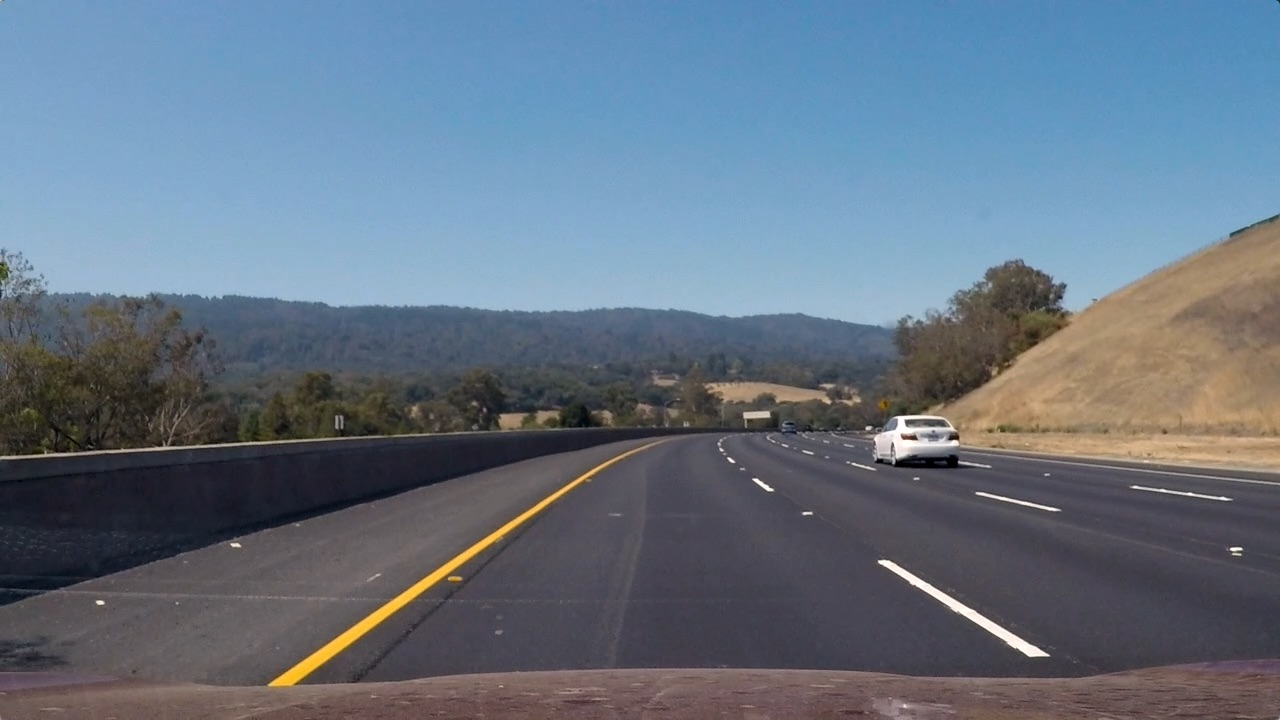
#> input picture test_images/test3.jpg, 1280 x 720 px, found by its file name
$ python identify_lines.py   (older library calls are emulated)
#> lines starting #> are read from the running program, lines starting #| are printed output that depends on the picture; after the words box and inside, x2 and y2 are one past the last pixel; in counts of white or black regions, pixels touching at a corner belong together; long printed decimals are rounded
#> further down, binary_warped is the input picture: shape (720, 1280, 3); mean R, G, B 101.1, 115.3, 130.7
### src/calibration.py
import numpy as np
import cv2
import glob
import matplotlib.pyplot as plt
import matplotlib.image as mpimg
import pickle
import os.path

from param import CHESSBOARD_SHAPE

class CalibrateCamera():
    def __init__(self, path, chessboard_shape):
#> called with path = '..\\camera_cal\\', chessboard_shape = (9, 6)
        self._nx = chessboard_shape[0]
        self._ny = chessboard_shape[1]

        self._path = path

        data_path = path + 'wide_dist_pickle.p'
        if os.path.exists(data_path):
            print('Loading previous data')
            f = open(data_path,"rb")
#> (reads camera_cal/wide_dist_pickle.p from the repository)
            calibration_data = pickle.load(f)
            f.close()
        else:
            print('Computing calibration')
            calibration_data = self._calibrate()
            f = open(data_path, "wb")
            pickle.dump(calibration_data, f)
            f.close()
            print('Calibration done')

        self._mtx = calibration_data["mtx"]
        self._dist = calibration_data["dist"]

    def undistort(self, img):
        return cv2.undistort(img, self._mtx, self._dist, None, self._mtx)

    # [34 lines left out: function _calibrate, not called in this run]

# [20 lines that do not run on import are left out]
#     plt.show()

### src/threshold.py
import numpy as np
import cv2
import matplotlib.pyplot as plt
import matplotlib.image as mpimg


class Thresholds():
    def __init__(self,img):
        self._img = img

    def _abs_sobel_thresh(self, img, orient='x', sobel_kernel=3, thresh=(0, 255)):
        # Calculate directional gradient
        # Apply the following steps to img
        # 1) Convert to grayscale
#> called with orient = 'x', sobel_kernel = 3, thresh = (20, 100)
        gray = cv2.cvtColor(img, cv2.COLOR_RGB2GRAY)
        # 2) Take the derivative in x or y given orient = 'x' or 'y'
        if orient == 'x':
            sobel = cv2.Sobel(gray, cv2.CV_64F, 1, 0)
        else:
            sobel = cv2.Sobel(gray, cv2.CV_64F, 0, 1)
        # 3) Take the absolute value of the derivative or gradient
        abs_sobel = np.absolute(sobel)
        # 4) Scale to 8-bit (0 - 255) then convert to type = np.uint8
        scaled_sobel = np.uint8(255*abs_sobel/np.max(abs_sobel))
        # 5) Create a mask of 1's where the scaled gradient magnitude
                # is > thresh_min and < thresh_max
        sxbinary = np.zeros_like(scaled_sobel)
        sxbinary[(scaled_sobel >= thresh[0]) & (scaled_sobel <= thresh[1])] = 1
        # 6) Return this mask as your binary_output image
        #binary_output = np.copy(img) # Remove this line
        grad_binary = sxbinary
        return grad_binary

    # [36 lines left out: functions _mag_thresh, _dir_threshold, not called in this run]

    # This function thresholds the S-channel of HLS
    # Use exclusive lower bound (>) and inclusive upper (<=)
    def _hls_select(self,img, thresh=(0, 255)):
        # 1) Convert to HLS color space
        hls = cv2.cvtColor(img, cv2.COLOR_RGB2HLS)
        # 2) Apply a threshold to the S channel
        S = hls[:,:,2]
        binary_output = np.zeros_like(S)
        binary_output[(S > thresh[0]) & (S <= thresh[1])] = 1
        # 3) Return a binary image of threshold result
        #binary_output = np.copy(img) # placeholder line
        return binary_output

    # Edit this function to create your own pipeline.
    def pipeline(self, s_thresh=(170, 255), sx_thresh=(20, 100)):
        # Sobel x
        sxbinary = self._abs_sobel_thresh(self._img, 'x', 3, sx_thresh)
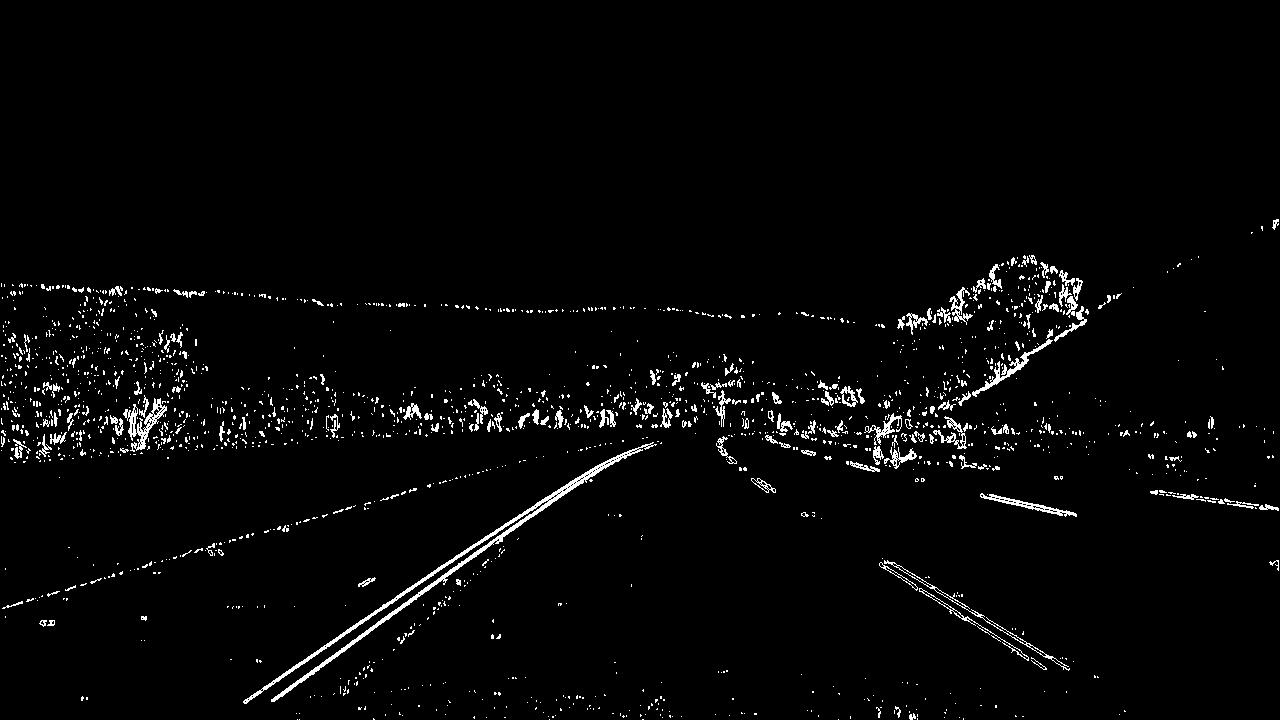
#> sxbinary: shape (720, 1280); values 0 (black) and 1 (white), 2.5% white in thin lines or dots, all inside (x1, y1, x2, y2) = (1, 219, 1279, 720)
        # Threshold color channel
        s_binary = self._hls_select(self._img, s_thresh)
        # Stack each channel
        color_binary = np.dstack(( np.zeros_like(sxbinary), sxbinary, s_binary)) * 255
        # Combine thresholds
        combined = np.zeros_like(sxbinary)
        combined[((s_binary == 1) | (sxbinary == 1))] = 1
        #combined[((s_binary == 1) & (sxbinary == 1)) | ((mag_binary == 1) & (dir_binary == 1))] = 1
        return combined

# [17 lines that do not run on import are left out]

### src/transform.py
import cv2
import numpy as np
import matplotlib.image as mpimg

class PerspectiveTransform():
    # Four source coordinates
    src = np.float32(
        [[700, 460],
        [1055, 685],
        [254, 685],
        [582, 460]])
    # Four desired coordinates
    dst = np.float32(
        [[1040, 0],
        [1040, 685],
        [250, 685],
        [250, 0]])
    color = (0, 255, 0)
    thickness = 9
    def __init__(self):
        # Compute the perspective Transform
        self.warp_matrix = cv2.getPerspectiveTransform(self.src, self.dst)
        # Compute the inverse by swapping the input parameter
        self.unwarp_matrix = cv2.getPerspectiveTransform(self.dst, self.src)
    # [5 lines left out: function draw_lines, not called in this run]

    def warp(self, img):
        img_size = img.shape[1], img.shape[0]
        # Compute warped image
        warped = cv2.warpPerspective(img, self.warp_matrix, img_size, flags=cv2.INTER_LINEAR)
        return warped

    # [5 lines left out: function unwarp, not called in this run]

# [31 lines that do not run on import are left out]

### src/line.py
import numpy as np
from builtins import TypeError
import matplotlib.pyplot as plt
import cv2
from collections import deque

# Define a class to receive the characteristics of each line detection
class Line():
    # Define conversions in x and y from pixels space to meters
    ym_per_pix = 30/720 # meters per pixel in y dimension
    xm_per_pix = 3.7/700 # meters per pixel in x dimension

    MAX_NUM_FITS = 15

    PREV_FILTER = 0.95
    NEXT_FILTER = 0.05

    def __init__(self):
        # was the line detected in the last iteration?
        self.detected = False
        # x values of the last n fits of the line
        self.recent_xfitted = []
        #average x values of the fitted line over the last n iterations
        self.bestx = None
        #polynomial coefficients averaged over the last n iterations
        self.best_fit = None
        #polynomial coefficients for the most recent fit
        self.current_fit = [np.array([False])]
        # polynomial coefficients for the last coefficients
        self.all_fits = deque()
        #radius of curvature of the line in some units
        self.radius_of_curvature = None
        #filtered radius of curvature of the line in some units
        self.filt_radius_of_curvature = None
        #distance in meters of vehicle center from the line
        self.x_val_bottom_m = None
        #difference in fit coefficients between last and new fits
        self.diffs = np.array([0,0,0], dtype='float')
        #x values for detected line pixels
        self.allx = None
        #y values for detected line pixels
        self.ally = None
    def add_coeffs(self, coeffs):
        if np.any(self.best_fit) != None:
            current_diffs = np.abs(self.best_fit - coeffs)
            if (np.max(current_diffs)>190.0):
                return

        self.current_fit = coeffs
        self.all_fits.append(coeffs)
        num_coeffs = len(self.all_fits)

        if (len(self.all_fits)>self.MAX_NUM_FITS):
            self.all_fits.popleft()
            num_coeffs = self.MAX_NUM_FITS

        self.best_fit = np.array([0.0,0.0,0.0])
        for coef in self.all_fits:
            self.best_fit += coef

        self.best_fit = self.best_fit/num_coeffs

    def compute_x_values(self):
        try:
            self.allx = self.current_fit[0]*self.ally**2 + self.current_fit[1]*self.ally + self.current_fit[2]
        except TypeError:
            print('The function failed to fit a line!')
            self.allx = 1*self.ally**2 + 1*self.ally

    def draw_lines(self,img):
        pts = np.array([self.allx, self.ally])
        limg = cv2.polylines(img, np.int32([pts.transpose()]), 0, (255,255,0),4)
        return limg

    def compute_radii(self):
        fit_cr = np.polyfit(self.ally*self.ym_per_pix, self.allx*self.xm_per_pix, 2)
        y_eval_px = np.max(self.ally)
        y_eval_m = y_eval_px*self.ym_per_pix
        radii = ((1 + (2*fit_cr[0]*y_eval_m + fit_cr[1])**2)**1.5) / np.absolute(2*fit_cr[0])
        self.radius_of_curvature = radii
        if self.filt_radius_of_curvature == None:
            self.filt_radius_of_curvature = radii
        else:
            self.filt_radius_of_curvature = self.PREV_FILTER*self.filt_radius_of_curvature+self.NEXT_FILTER*radii
        print(self.filt_radius_of_curvature)
        # Line positions
        self.x_val_bottom_m = fit_cr[0]*y_eval_m**2 + fit_cr[1]*y_eval_m + fit_cr[2]

### src/identify_lines.py
import numpy as np
import matplotlib.image as mpimg
import matplotlib.pyplot as plt
import cv2
from line import Line
from calibration import CalibrateCamera
from param import CHESSBOARD_SHAPE
from threshold import Thresholds
from transform import PerspectiveTransform

# [38 lines left out: functions add_radius2img, draw_fill, not called in this run]
def find_lane_pixels(binary_warped):
    # Take a histogram of the bottom half of the image
    histogram = np.sum(binary_warped[binary_warped.shape[0]//2:,:], axis=0)
#> histogram = 1280 values, max 215 at index 315, min 0 at index 0, mean 13.79
    # Create an output image to draw on and visualize the result
    out_img = np.dstack((binary_warped, binary_warped, binary_warped))
    # Find the peak of the left and right halves of the histogram
    # These will be the starting point for the left and right lines
    midpoint = np.int(histogram.shape[0]//2)
    leftx_base = np.argmax(histogram[:midpoint])
#> leftx_base = 315
    rightx_base = np.argmax(histogram[midpoint:]) + midpoint
#> rightx_base = 1073

    # HYPERPARAMETERS
    # Choose the number of sliding windows
    nwindows = 9
    # Set the width of the windows +/- margin
    margin = 100
    # Set minimum number of pixels found to recenter window
    minpix = 50

    # Set height of windows - based on nwindows above and image shape
    window_height = np.int(binary_warped.shape[0]//nwindows)
    # Identify the x and y positions of all nonzero pixels in the image
    nonzero = binary_warped.nonzero()
#> nonzero = 49280 positions, rows 0 to 698, columns 39 to 1277
    nonzeroy = np.array(nonzero[0])
    nonzerox = np.array(nonzero[1])
    # Current positions to be updated later for each window in nwindows
    leftx_current = leftx_base
#> leftx_current = 315
    rightx_current = rightx_base
#> rightx_current = 1073

    # Create empty lists to receive left and right lane pixel indices
    left_lane_inds = []
    right_lane_inds = []

    # Step through the windows one by one
    for window in range(nwindows):
        # Identify window boundaries in x and y (and right and left)
        win_y_low = binary_warped.shape[0] - (window+1)*window_height
        win_y_high = binary_warped.shape[0] - window*window_height
        ### TO-DO: Find the four below boundaries of the window ###
        win_xleft_low = leftx_current - margin # Update this
        win_xleft_high = leftx_current + margin # Update this
        win_xright_low = rightx_current - margin # Update this
        win_xright_high = rightx_current + margin # Update this

        # Draw the windows on the visualization image
        cv2.rectangle(out_img,(win_xleft_low,win_y_low),
        (win_xleft_high,win_y_high),(0,255,0), 2)
        cv2.rectangle(out_img,(win_xright_low,win_y_low),
        (win_xright_high,win_y_high),(0,255,0), 2)

        ### TO-DO: Identify the nonzero pixels in x and y within the window ###
        good_left_inds = ((nonzeroy >= win_y_low) & (nonzeroy < win_y_high) &
        (nonzerox >= win_xleft_low) &  (nonzerox < win_xleft_high)).nonzero()[0]
        good_right_inds = ((nonzeroy >= win_y_low) & (nonzeroy < win_y_high) &
        (nonzerox >= win_xright_low) &  (nonzerox < win_xright_high)).nonzero()[0]

        # Append these indices to the lists
        left_lane_inds.append(good_left_inds)
        right_lane_inds.append(good_right_inds)

        ### TO-DO: If you found > minpix pixels, recenter next window ###
        ### (`right` or `leftx_current`) on their mean position ###
        if len(good_left_inds) > minpix:
            leftx_current = np.int(np.mean(nonzerox[good_left_inds]))
        if len(good_right_inds) > minpix:
            rightx_current = np.int(np.mean(nonzerox[good_right_inds]))
#> this loop made 9 passes
#> (win_xleft_low, win_xleft_high, win_xright_low, win_xright_high, leftx_current, rightx_current) on passes 1, 2, 4, 5: (215, 415, 973, 1173, 283, 1071), (183, 383, 971, 1171, 290, 1079), (206, 406, 979, 1179, 324, 1100), (224, 424, 1000, 1200, 342, 1126)
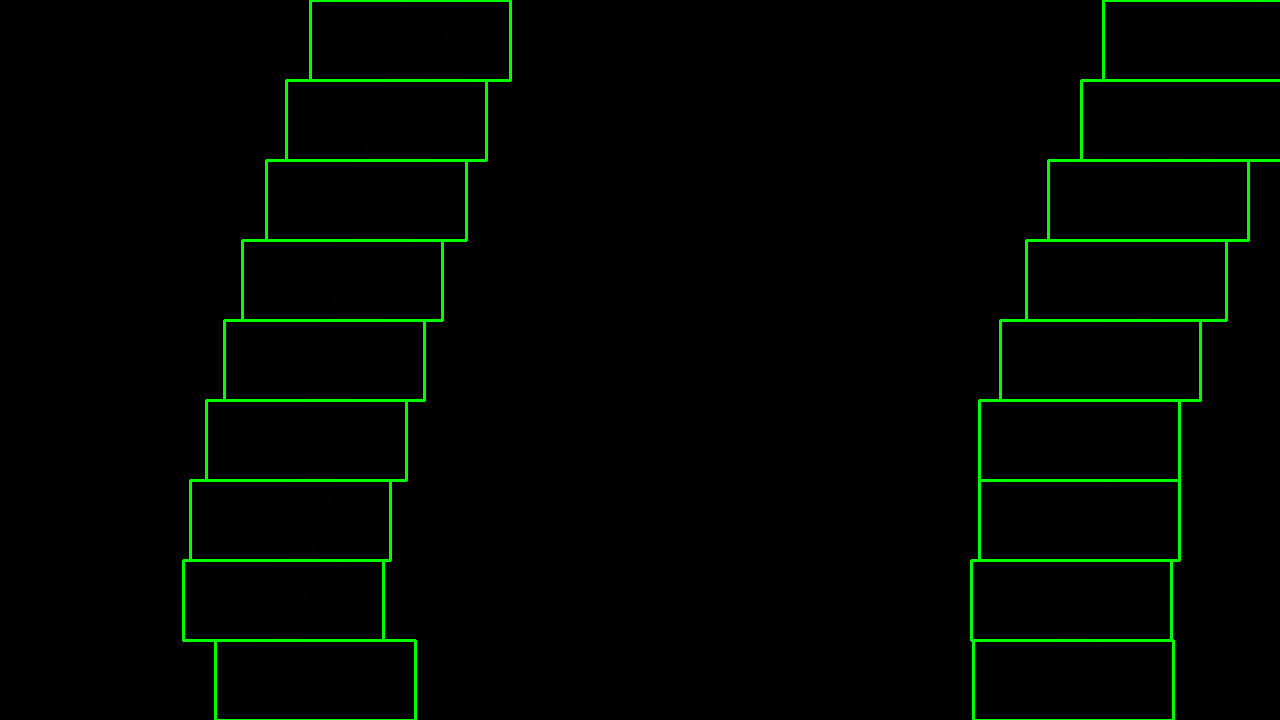
#> out_img: shape (720, 1280, 3); mean of channels 0, 1, 2 0.1, 5.5, 0.1; drawn as B, G, R
#> after the loop, left_lane_inds = 9 items; right_lane_inds = 9 items
        #pass # Remove this when you add your function

    # Concatenate the arrays of indices (previously was a list of lists of pixels)
    try:
        left_lane_inds = np.concatenate(left_lane_inds)
        right_lane_inds = np.concatenate(right_lane_inds)
#> right_lane_inds = 9337 values, max 49075 at index 804, min 75 at index 7431, mean 24330.7
    except ValueError:
        # Avoids an error if the above is not implemented fully
        pass

    # Extract left and right line pixel positions
    leftx = nonzerox[left_lane_inds]
    lefty = nonzeroy[left_lane_inds]
    rightx = nonzerox[right_lane_inds]
#> rightx = 9337 values, max 1277 at index 7450, min 1040 at index 804, mean 1153
    righty = nonzeroy[right_lane_inds]
#> righty = 9337 values, max 688 at index 804, min 0 at index 7431, mean 298.5

    return leftx, lefty, rightx, righty, out_img


def fit_polynomial(binary_warped, left_line, right_line):
    # Find our lane pixels first
    leftx, lefty, rightx, righty, out_img = find_lane_pixels(binary_warped)

    ### TO-DO: Fit a second order polynomial to each using `np.polyfit` ###
    left_fit = np.polyfit(lefty, leftx, 2)
#> left_fit = [0.000169, -0.372, 454.5]
    right_fit = np.polyfit(righty, rightx, 2)
#> right_fit = [0.000198, -0.392, 1243.7]

    left_line.add_coeffs(left_fit)
#> in add_coeffs, `self.current_fit = coeffs`: self.current_fit = [0.000169, -0.372, 454.5]
    right_line.add_coeffs(right_fit)

    # Generate x and y values for plotting
    ploty = np.linspace(0, binary_warped.shape[0]-1, binary_warped.shape[0] )
    left_line.ally = ploty
    right_line.ally = ploty

    # Compute allx
    left_line.compute_x_values()
#> in compute_x_values, `self.allx = self.current_fit[0]*self.ally**2 + self.current_fit[1]*sel..`: self.allx = 720 values, max 454.5 at index 0, min 274.3 at index 719, mean 349.9
    right_line.compute_x_values()

    ## Visualization ##
    # Colors in the left and right lane regions
    out_img[lefty, leftx] = [255, 0, 0]
    out_img[righty, rightx] = [0, 0, 255]

    # Plots the left and right polynomials on the lane lines
    #plt.plot(left_fitx, ploty, color='yellow')
    #plt.plot(right_fitx, ploty, color='yellow')
    left_line.draw_lines(out_img)
    right_line.draw_lines(out_img)
#> in draw_lines (call 2), `limg = cv2.polylines(img, np.int32([pts.transpose()]), 0, (255,255,0),4)`:
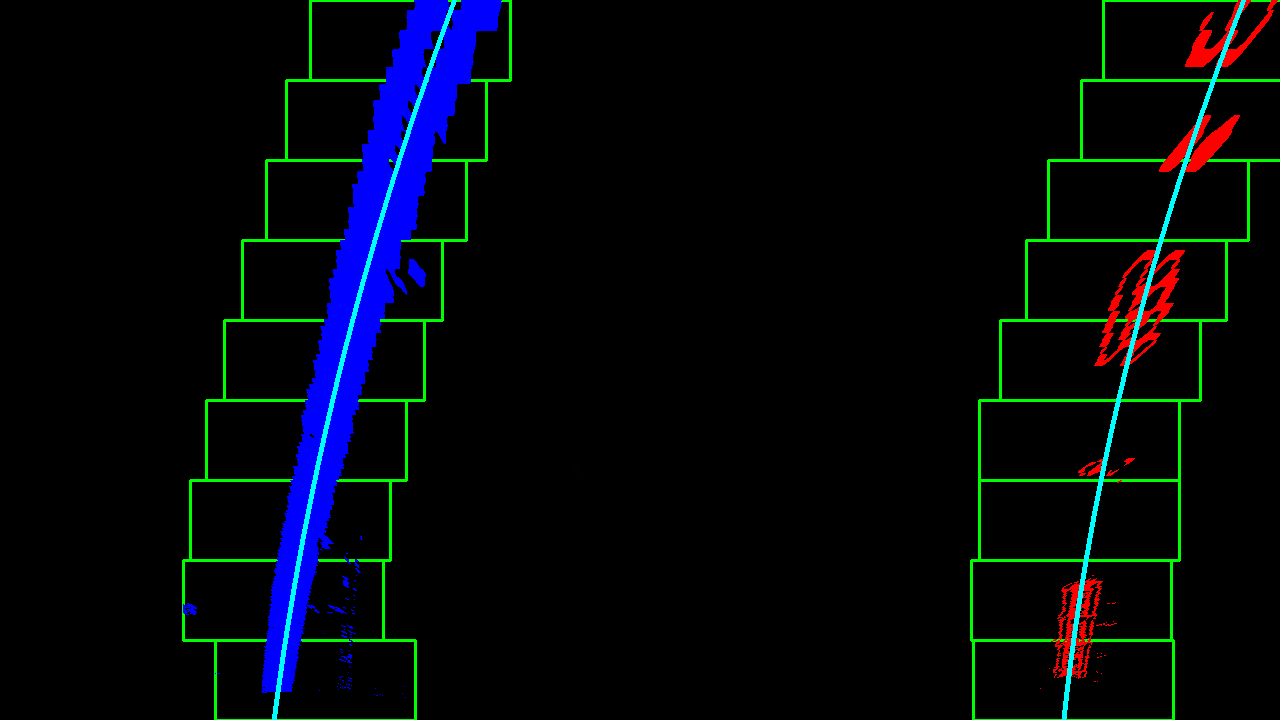
#> limg: shape (720, 1280, 3); mean of channels 0, 1, 2 12.1, 6.9, 2.3; drawn as B, G, R

    ## Curvature radius
    left_line.compute_radii()
#> in compute_radii, `fit_cr = np.polyfit(self.ally*self.ym_per_pix, self.allx*self.xm_per_p..`: fit_cr = [0.000515, -0.0472, 2.4]
#> in compute_radii, `radii = ((1 + (2*fit_cr[0]*y_eval_m + fit_cr[1])**2)**1.5) / np.absolu..`: radii = 971.7
#| 971.690
#> in compute_radii, `self.x_val_bottom_m = fit_cr[0]*y_eval_m**2 + fit_cr[1]*y_eval_m + fit..`: self.x_val_bottom_m = 1.45
    right_line.compute_radii()
#| 831.565

#     plt.imshow(out_img)
#     plt.show()

    return out_img

if __name__ == '__main__':
    # Load our image
    test = 3
    binary_warped = mpimg.imread('..\\test_images\\test' +str(test)+'.jpg')
#     binary_warped = mpimg.imread('..\\test_images\\straight_lines1.jpg')
#     binary_warped = mpimg.imread('..\\output_images\\warped_straight_lines1.png')
    plt.imshow(binary_warped)
#     plt.show()

    cam_calibration = CalibrateCamera('..\\camera_cal\\', CHESSBOARD_SHAPE)
    right_line = Line()
    left_line = Line()
    undistorted = cam_calibration.undistort(binary_warped)
    threshold = Thresholds(undistorted)
    thresholded = threshold.pipeline()
    perspective_transformer = PerspectiveTransform()
    warped = perspective_transformer.warp(thresholded)

    out_img = fit_polynomial(warped, left_line, right_line)

#     plt.show()
    plt.axis('off')
        # Plot the result
    f, (ax1, ax2) = plt.subplots(1, 2, figsize=(24, 9))
    f.tight_layout()

    ax1.imshow(binary_warped)
    ax1.set_title('Original Image', fontsize=40)

    ax2.imshow(out_img)
    ax2.set_title('Pipeline Result', fontsize=40)
    plt.subplots_adjust(left=0., right=1, top=0.9, bottom=0.)
    plt.savefig('..\\output_images\\identify_lines_t' +str(test)+'.png')
